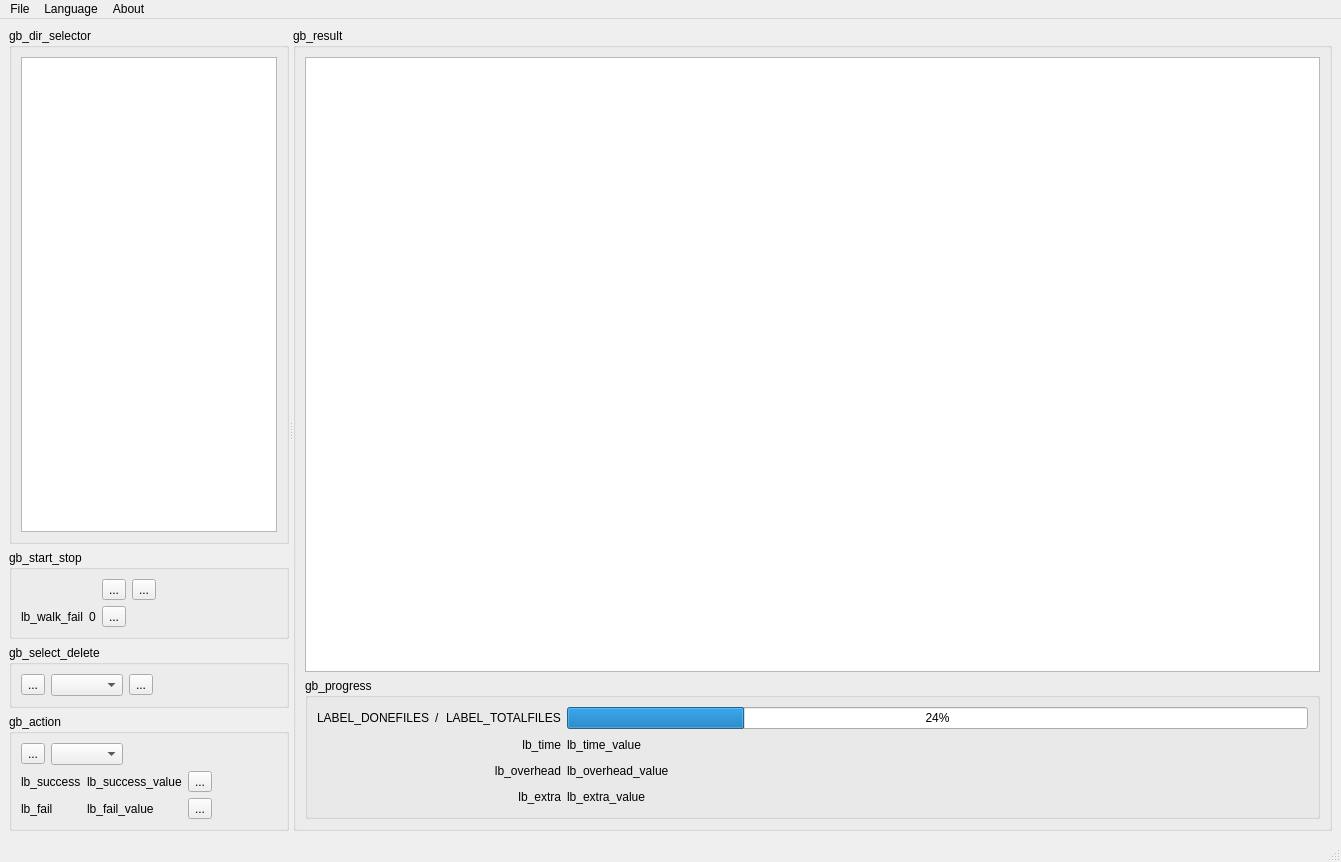
<?xml version="1.0" encoding="UTF-8"?>
<ui version="4.0">
 <class>cb_main_window</class>
 <widget class="QMainWindow" name="cb_main_window">
  <property name="geometry">
   <rect>
    <x>0</x>
    <y>0</y>
    <width>1341</width>
    <height>862</height>
   </rect>
  </property>
  <property name="windowTitle">
   <string notr="true">main_window</string>
  </property>
  <widget class="QWidget" name="centralwidget">
   <layout class="QVBoxLayout" name="verticalLayout_10">
    <item>
     <widget class="QSplitter" name="main_splitter">
      <property name="orientation">
       <enum>Qt::Horizontal</enum>
      </property>
      <widget class="QWidget" name="layoutWidget">
       <layout class="QVBoxLayout" name="verticalLayout_5">
        <item>
         <widget class="QGroupBox" name="gb_dir_selector">
          <property name="sizePolicy">
           <sizepolicy hsizetype="Preferred" vsizetype="Preferred">
            <horstretch>0</horstretch>
            <verstretch>1</verstretch>
           </sizepolicy>
          </property>
          <property name="title">
           <string>gb_dir_selector</string>
          </property>
          <layout class="QVBoxLayout" name="verticalLayout">
           <item>
            <widget class="QTreeView" name="tv_dir_selector"/>
           </item>
          </layout>
         </widget>
        </item>
        <item>
         <widget class="QGroupBox" name="gb_start_stop">
          <property name="layoutDirection">
           <enum>Qt::LeftToRight</enum>
          </property>
          <property name="title">
           <string>gb_start_stop</string>
          </property>
          <layout class="QVBoxLayout" name="verticalLayout_4">
           <item>
            <layout class="QGridLayout" name="gridLayout_3">
             <item row="0" column="2">
              <widget class="QToolButton" name="tb_start_search">
               <property name="text">
                <string>...</string>
               </property>
              </widget>
             </item>
             <item row="0" column="3">
              <widget class="QToolButton" name="tb_stop_search">
               <property name="text">
                <string>...</string>
               </property>
              </widget>
             </item>
             <item row="0" column="4">
              <spacer name="horizontalSpacer_2">
               <property name="orientation">
                <enum>Qt::Horizontal</enum>
               </property>
               <property name="sizeHint" stdset="0">
                <size>
                 <width>40</width>
                 <height>20</height>
                </size>
               </property>
              </spacer>
             </item>
             <item row="1" column="0">
              <widget class="QLabel" name="lb_walk_fail">
               <property name="text">
                <string>lb_walk_fail</string>
               </property>
               <property name="alignment">
                <set>Qt::AlignRight|Qt::AlignTrailing|Qt::AlignVCenter</set>
               </property>
              </widget>
             </item>
             <item row="1" column="1">
              <widget class="QLabel" name="lb_walk_fail_value">
               <property name="text">
                <string notr="true">0</string>
               </property>
              </widget>
             </item>
             <item row="1" column="2">
              <widget class="QToolButton" name="tb_walk_fail">
               <property name="text">
                <string>...</string>
               </property>
              </widget>
             </item>
             <item row="1" column="4">
              <spacer name="horizontalSpacer_6">
               <property name="orientation">
                <enum>Qt::Horizontal</enum>
               </property>
               <property name="sizeHint" stdset="0">
                <size>
                 <width>40</width>
                 <height>20</height>
                </size>
               </property>
              </spacer>
             </item>
            </layout>
           </item>
          </layout>
         </widget>
        </item>
        <item>
         <widget class="QGroupBox" name="gb_select_delete">
          <property name="title">
           <string>gb_select_delete</string>
          </property>
          <layout class="QVBoxLayout" name="verticalLayout_3">
           <item>
            <layout class="QHBoxLayout" name="horizontalLayout_2">
             <item>
              <widget class="QToolButton" name="tb_select">
               <property name="toolTip">
                <string/>
               </property>
               <property name="text">
                <string>...</string>
               </property>
              </widget>
             </item>
             <item>
              <widget class="QComboBox" name="cb_scripts">
               <property name="sizeAdjustPolicy">
                <enum>QComboBox::AdjustToContents</enum>
               </property>
              </widget>
             </item>
             <item>
              <widget class="QToolButton" name="tb_reload">
               <property name="text">
                <string>...</string>
               </property>
              </widget>
             </item>
             <item>
              <spacer name="horizontalSpacer">
               <property name="orientation">
                <enum>Qt::Horizontal</enum>
               </property>
               <property name="sizeHint" stdset="0">
                <size>
                 <width>40</width>
                 <height>20</height>
                </size>
               </property>
              </spacer>
             </item>
            </layout>
           </item>
          </layout>
         </widget>
        </item>
        <item>
         <widget class="QGroupBox" name="gb_action">
          <property name="title">
           <string>gb_action</string>
          </property>
          <layout class="QVBoxLayout" name="verticalLayout_6">
           <item>
            <layout class="QHBoxLayout" name="horizontalLayout_3">
             <item>
              <widget class="QToolButton" name="tb_action">
               <property name="text">
                <string>...</string>
               </property>
              </widget>
             </item>
             <item>
              <widget class="QComboBox" name="cb_actions">
               <property name="sizeAdjustPolicy">
                <enum>QComboBox::AdjustToContents</enum>
               </property>
              </widget>
             </item>
             <item>
              <spacer name="horizontalSpacer_3">
               <property name="orientation">
                <enum>Qt::Horizontal</enum>
               </property>
               <property name="sizeHint" stdset="0">
                <size>
                 <width>40</width>
                 <height>20</height>
                </size>
               </property>
              </spacer>
             </item>
            </layout>
           </item>
           <item>
            <layout class="QGridLayout" name="gridLayout_2">
             <item row="0" column="0">
              <widget class="QLabel" name="lb_action_success">
               <property name="text">
                <string notr="true">lb_success</string>
               </property>
              </widget>
             </item>
             <item row="0" column="1">
              <widget class="QLabel" name="lb_action_success_value">
               <property name="text">
                <string notr="true">lb_success_value</string>
               </property>
              </widget>
             </item>
             <item row="0" column="2">
              <widget class="QToolButton" name="tb_action_success">
               <property name="text">
                <string>...</string>
               </property>
              </widget>
             </item>
             <item row="0" column="3" rowspan="2">
              <spacer name="horizontalSpacer_4">
               <property name="orientation">
                <enum>Qt::Horizontal</enum>
               </property>
               <property name="sizeHint" stdset="0">
                <size>
                 <width>40</width>
                 <height>20</height>
                </size>
               </property>
              </spacer>
             </item>
             <item row="1" column="0">
              <widget class="QLabel" name="lb_action_fail">
               <property name="text">
                <string notr="true">lb_fail</string>
               </property>
              </widget>
             </item>
             <item row="1" column="1">
              <widget class="QLabel" name="lb_action_fail_value">
               <property name="text">
                <string notr="true">lb_fail_value</string>
               </property>
              </widget>
             </item>
             <item row="1" column="2">
              <widget class="QToolButton" name="tb_action_fail">
               <property name="text">
                <string>...</string>
               </property>
              </widget>
             </item>
            </layout>
           </item>
          </layout>
         </widget>
        </item>
       </layout>
       <zorder>gb_dir_selector</zorder>
       <zorder>gb_select_delete</zorder>
       <zorder>gb_action</zorder>
       <zorder>gb_start_stop</zorder>
      </widget>
      <widget class="QGroupBox" name="gb_result">
       <property name="sizePolicy">
        <sizepolicy hsizetype="Preferred" vsizetype="Preferred">
         <horstretch>1</horstretch>
         <verstretch>0</verstretch>
        </sizepolicy>
       </property>
       <property name="title">
        <string>gb_result</string>
       </property>
       <layout class="QVBoxLayout" name="verticalLayout_2">
        <item>
         <widget class="QTableView" name="tv_result">
          <property name="sizePolicy">
           <sizepolicy hsizetype="Expanding" vsizetype="Expanding">
            <horstretch>0</horstretch>
            <verstretch>1</verstretch>
           </sizepolicy>
          </property>
         </widget>
        </item>
        <item>
         <widget class="QGroupBox" name="gb_progress">
          <property name="title">
           <string>gb_progress</string>
          </property>
          <layout class="QGridLayout" name="gridLayout">
           <item row="0" column="0">
            <layout class="QHBoxLayout" name="horizontalLayout">
             <item>
              <widget class="QLabel" name="lb_done_files">
               <property name="sizePolicy">
                <sizepolicy hsizetype="Preferred" vsizetype="Preferred">
                 <horstretch>0</horstretch>
                 <verstretch>0</verstretch>
                </sizepolicy>
               </property>
               <property name="toolTip">
                <string>Handled number of files</string>
               </property>
               <property name="text">
                <string notr="true">LABEL_DONEFILES</string>
               </property>
               <property name="alignment">
                <set>Qt::AlignRight|Qt::AlignTrailing|Qt::AlignVCenter</set>
               </property>
              </widget>
             </item>
             <item>
              <widget class="QLabel" name="lb_slash">
               <property name="text">
                <string>/</string>
               </property>
              </widget>
             </item>
             <item>
              <widget class="QLabel" name="lb_total_files">
               <property name="sizePolicy">
                <sizepolicy hsizetype="Preferred" vsizetype="Preferred">
                 <horstretch>0</horstretch>
                 <verstretch>0</verstretch>
                </sizepolicy>
               </property>
               <property name="toolTip">
                <string>Number of files to be handled</string>
               </property>
               <property name="text">
                <string notr="true">LABEL_TOTALFILES</string>
               </property>
              </widget>
             </item>
            </layout>
           </item>
           <item row="0" column="1">
            <widget class="QProgressBar" name="pb_files">
             <property name="sizePolicy">
              <sizepolicy hsizetype="Expanding" vsizetype="Fixed">
               <horstretch>0</horstretch>
               <verstretch>0</verstretch>
              </sizepolicy>
             </property>
             <property name="value">
              <number>24</number>
             </property>
            </widget>
           </item>
           <item row="1" column="0">
            <widget class="QLabel" name="lb_time">
             <property name="sizePolicy">
              <sizepolicy hsizetype="Preferred" vsizetype="Preferred">
               <horstretch>0</horstretch>
               <verstretch>0</verstretch>
              </sizepolicy>
             </property>
             <property name="text">
              <string>lb_time</string>
             </property>
             <property name="alignment">
              <set>Qt::AlignRight|Qt::AlignTrailing|Qt::AlignVCenter</set>
             </property>
            </widget>
           </item>
           <item row="1" column="1">
            <layout class="QHBoxLayout" name="horizontalLayout_5">
             <item>
              <widget class="QLabel" name="lb_time_value">
               <property name="text">
                <string notr="true">lb_time_value</string>
               </property>
              </widget>
             </item>
             <item>
              <spacer name="horizontalSpacer_5">
               <property name="orientation">
                <enum>Qt::Horizontal</enum>
               </property>
               <property name="sizeHint" stdset="0">
                <size>
                 <width>390</width>
                 <height>20</height>
                </size>
               </property>
              </spacer>
             </item>
            </layout>
           </item>
           <item row="2" column="0">
            <widget class="QLabel" name="lb_overhead">
             <property name="text">
              <string>lb_overhead</string>
             </property>
             <property name="alignment">
              <set>Qt::AlignRight|Qt::AlignTrailing|Qt::AlignVCenter</set>
             </property>
            </widget>
           </item>
           <item row="2" column="1">
            <layout class="QHBoxLayout" name="horizontalLayout_4">
             <item>
              <widget class="QLabel" name="lb_overhead_value">
               <property name="text">
                <string>lb_overhead_value</string>
               </property>
              </widget>
             </item>
             <item>
              <spacer name="horizontalSpacer_7">
               <property name="orientation">
                <enum>Qt::Horizontal</enum>
               </property>
               <property name="sizeHint" stdset="0">
                <size>
                 <width>390</width>
                 <height>20</height>
                </size>
               </property>
              </spacer>
             </item>
            </layout>
           </item>
           <item row="3" column="0">
            <widget class="QLabel" name="lb_extra">
             <property name="text">
              <string>lb_extra</string>
             </property>
             <property name="alignment">
              <set>Qt::AlignRight|Qt::AlignTrailing|Qt::AlignVCenter</set>
             </property>
            </widget>
           </item>
           <item row="3" column="1">
            <layout class="QHBoxLayout" name="horizontalLayout_6">
             <item>
              <widget class="QLabel" name="lb_extra_value">
               <property name="text">
                <string>lb_extra_value</string>
               </property>
              </widget>
             </item>
             <item>
              <spacer name="horizontalSpacer_8">
               <property name="orientation">
                <enum>Qt::Horizontal</enum>
               </property>
               <property name="sizeHint" stdset="0">
                <size>
                 <width>390</width>
                 <height>20</height>
                </size>
               </property>
              </spacer>
             </item>
            </layout>
           </item>
          </layout>
         </widget>
        </item>
       </layout>
      </widget>
     </widget>
    </item>
   </layout>
  </widget>
  <widget class="QMenuBar" name="menubar">
   <property name="geometry">
    <rect>
     <x>0</x>
     <y>0</y>
     <width>1341</width>
     <height>21</height>
    </rect>
   </property>
   <widget class="QMenu" name="menuDatabase">
    <property name="title">
     <string>File</string>
    </property>
    <addaction name="action_quit"/>
   </widget>
   <widget class="QMenu" name="menuAbout">
    <property name="title">
     <string>About</string>
    </property>
    <addaction name="action_about"/>
    <addaction name="action_log"/>
   </widget>
   <widget class="QMenu" name="menuLanguage">
    <property name="title">
     <string>Language</string>
    </property>
    <addaction name="action_dutch"/>
    <addaction name="action_english"/>
   </widget>
   <addaction name="menuDatabase"/>
   <addaction name="menuLanguage"/>
   <addaction name="menuAbout"/>
  </widget>
  <widget class="QStatusBar" name="statusbar"/>
  <action name="action_quit">
   <property name="text">
    <string>Quit</string>
   </property>
  </action>
  <action name="action_about">
   <property name="text">
    <string>About</string>
   </property>
  </action>
  <action name="action_dutch">
   <property name="text">
    <string>Dutch</string>
   </property>
  </action>
  <action name="action_english">
   <property name="text">
    <string>English</string>
   </property>
  </action>
  <action name="action_log">
   <property name="text">
    <string>Log</string>
   </property>
  </action>
 </widget>
 <resources/>
 <connections/>
</ui>
